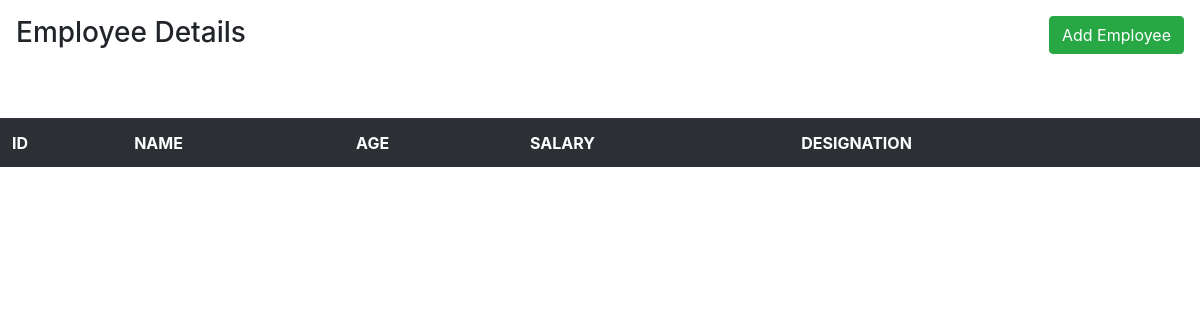
Page /home on the earlier database version.
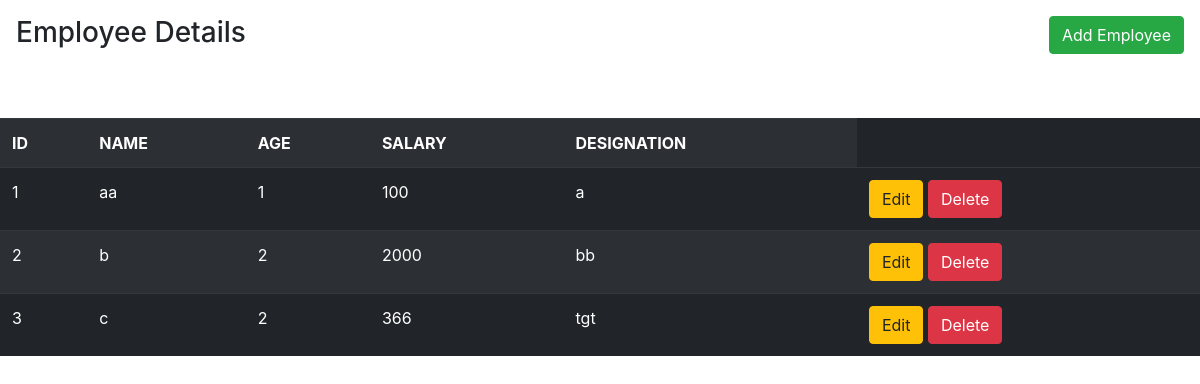
Same page on the later database version.
### Model/employees.py (models this page shows, shortened)
class EmployeeModel(db.Model):
    __tablename__='employees'
    id=db.Column(db.Integer,primary_key=True)
    name=db.Column(db.String(80))
    age=db.Column(db.Integer)
    salary=db.Column(db.Integer)
    designation=db.Column(db.String(80))

### app.py (the view)
@app.route('/home')
def home():
    employee_list = EmployeeModel.query.all()
    return render_template("details.html", employees = employee_list)

### templates/details.html (shortened to what this page needs)
{% extends 'base.html' %}
{% block body %}
<div class="d-flex justify-content-between">
    <h3 class="m-3">Employee Details</h3>
    <button class="btn btn-success m-3" data-toggle="modal" data-target="#mymodal">Add Employee</button>
  </div>
  <br>
  <br>
<table class="table table-striped table-dark">
    <tr >
        <th>ID</th>
        <th>NAME</th>
        <th>AGE</th>
        <th>SALARY</th>
        <th>DESIGNATION</th>
    </tr>
    {% for emp in employees %}
    <tr>
        <td>{{emp.id}}</td>
        <td>{{emp.name}}</td>
        <td>{{emp.age}}</td>
        <td>{{emp.salary}}</td>
        <td>{{emp.designation}}</td>
        <td>
            <a href="/edit/{{emp.id}}" class="btn btn-warning btn-xs" data-toggle="modal" data-target="#modaledit{{emp.id}}">Edit</a>
            <a href="/delete/{{emp.id}}" class="btn btn-danger btn-xs" onclick="return confirm('Are You Sure To Delete ?')">Delete</a>
        </td>
    </tr>
                    {% endfor %}
                </table>
{% endblock %}

### templates/base.html (shortened to what this page needs)
<!DOCTYPE html>
<html>
<head>
    <link rel="stylesheet" href="https://maxcdn.bootstrapcdn.com/bootstrap/4.0.0/css/bootstrap.min.css">
<body>
    {% block body %} {% endblock %}
</body>
</html>

Differences in the rows shown:
added EmployeeModel: id "1", name "aa", age "1", salary "100", designation "a"
added EmployeeModel: id "2", name "b", age "2", salary "2000", designation "bb"
added EmployeeModel: id "3", name "c", age "2", salary "366", designation "tgt"
